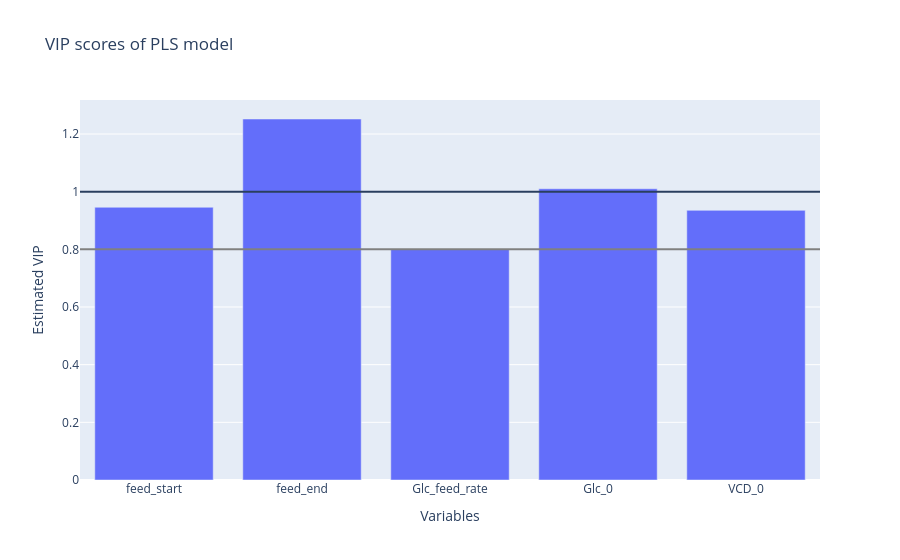

The cell this chart's notebook holds for it:
### Code cell
#@title Plot the VIP scores
# Plot Model Inference
fig = px.bar(x=list(X_columns),
             y=pls_vip.reshape(-1), 
             title="VIP scores of PLS model",
             labels={'x':"Variables", 'y':"Estimated VIP",'color':"p-value"})
fig.add_hline(y=1)
fig.add_hline(y=0.8,line=dict(color='gray'))
fig.show()

### Figure 1 — Plotly figure (JSON) as saved in the notebook; plotly's stock layout.template omitted (floating-point values rounded to 4 significant figures)
{"data": [{"hovertemplate": "Variables=%{x}<br>Estimated VIP=%{y}<extra></extra>", "legendgroup": "", "marker": {"color": "#636efa", "pattern": {"shape": ""}}, "name": "", "orientation": "v", "showlegend": false, "textposition": "auto", "type": "bar", "x": ["feed_start", "feed_end", "Glc_feed_rate", "Glc_0", "VCD_0"], "xaxis": "x", "y": [0.9459, 1.252, 0.8015, 1.01, 0.9353], "yaxis": "y"}], "layout": {"barmode": "relative", "legend": {"tracegroupgap": 0}, "shapes": [{"type": "line", "x0": 0, "x1": 1, "xref": "x domain", "y0": 1, "y1": 1, "yref": "y"}, {"line": {"color": "gray"}, "type": "line", "x0": 0, "x1": 1, "xref": "x domain", "y0": 0.8, "y1": 0.8, "yref": "y"}], "title": {"text": "VIP scores of PLS model"}, "xaxis": {"anchor": "y", "domain": [0.0, 1.0], "title": {"text": "Variables"}}, "yaxis": {"anchor": "x", "domain": [0.0, 1.0], "title": {"text": "Estimated VIP"}}}}
